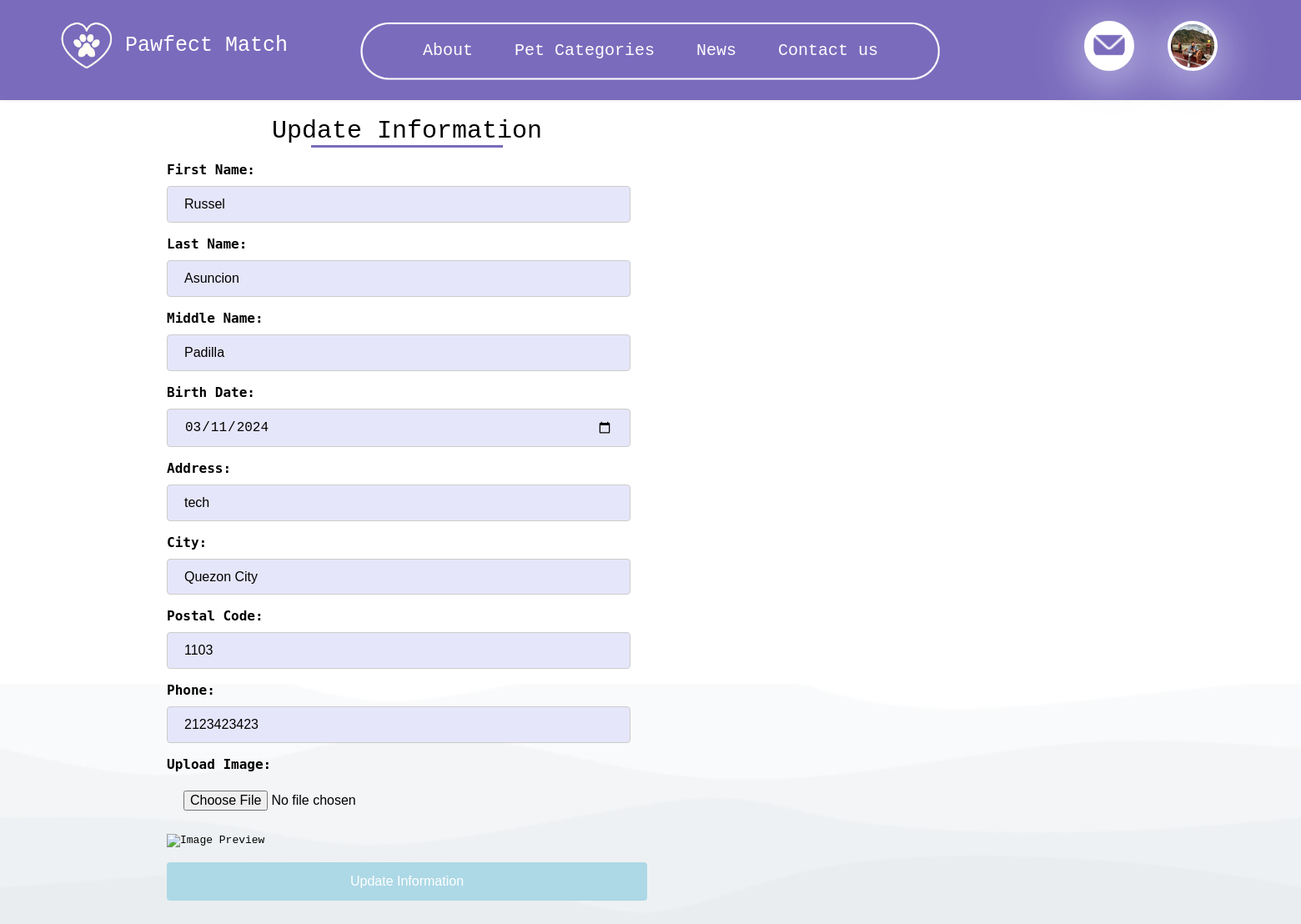
/information.php (signed in), run on the app's committed database.
### tables this page shows
CREATE TABLE `users` (
  `id` bigint(20) NOT NULL,
  `user_id` bigint(20) NOT NULL,
  `email` text NOT NULL,
  `password` varchar(255) NOT NULL,
  `date` timestamp NOT NULL DEFAULT current_timestamp() ON UPDATE current_timestamp(),
  `fname` varchar(255) NOT NULL,
  `lname` varchar(255) NOT NULL,
  `mname` varchar(255) NOT NULL,
  `gender` varchar(100) NOT NULL,
  `user_image` varchar(255) NOT NULL,
  `status` varchar(100) NOT NULL,
  `address` varchar(255) NOT NULL,
  `city` varchar(255) NOT NULL,
  `postal_code` varchar(11) NOT NULL,
  `phone` varchar(25) NOT NULL,
  `dob` date NOT NULL,
  `first_login` bigint(20) NOT NULL
);

### functions.php (called while the page is built, shortened)
<?php
function check_login($con)
{
	if(isset($_SESSION['user_id']))
	{
		$id = $_SESSION['user_id'];
		$query = "select * from users where user_id = '$id' limit 1";
		$result = mysqli_query($con,$query);
		if($result && mysqli_num_rows($result) > 0)
		{
			$user_data = mysqli_fetch_assoc($result);
			return $user_data;
		}
	}
	die;
}

### information.php (the view, shortened to what this page needs)
<?php
include("connection.php");
include("functions.php");
$user_data = check_login($con);
$query = "SELECT * FROM users WHERE fname = '{$user_data['fname']}' AND lname = '{$user_data['lname']}'";
$result = mysqli_query($con, $query);
$user_info = mysqli_fetch_assoc($result);
?>
<!DOCTYPE html>
<html lang="en">
<head>
    <link rel="stylesheet" href="css/style.css">
    <link rel="stylesheet" href="css/message.css">
    <link rel="stylesheet" href="https://cdnjs.cloudflare.com/ajax/libs/font-awesome/5.15.2/css/all.min.css"/>
    <link rel="stylesheet" href="css/info.css">
</head>
    <div class="container">
    <div class="left-form">
        <div class="title">Update Information</div>
        <form action="" method="post" autocomplete="off" enctype="multipart/form-data" class="form-group">
            <label for="fname">First Name:</label>
            <input type="text" name="fname" id="fname" value="<?php echo $user_info['fname'] ?? ''; ?>" required>
            <label for="lname">Last Name:</label>
            <input type="text" name="lname" id="lname" value="<?php echo $user_info['lname'] ?? ''; ?>" required>
            <label for="mname">Middle Name:</label>
            <input type="text" name="mname" id="mname" value="<?php echo $user_info['mname'] ?? ''; ?>">
            <label for="dob">Birth Date:</label>
            <input type="date" name="dob" id="dob" value="<?php echo $user_info['dob'] ?? ''; ?>" required>
            <label for="address">Address:</label>
            <input type="text" name="address" id="address" value="<?php echo $user_info['address'] ?? ''; ?>" required>
            <label for="city">City:</label>
            <select id="city" name="city" required>
                <option value="Quezon City" <?php echo ($user_info['city'] === 'Quezon City') ? 'selected' : ''; ?>>Quezon City</option>
            </select>
            <label for="postal_code">Postal Code:</label>
            <input type="text" name="postal_code" id="postal_code" value="<?php echo $user_info['postal_code'] ?? ''; ?>" required>
            <label for="phone">Phone:</label>
            <input type="text" name="phone" id="phone" value="<?php echo $user_info['phone'] ?? ''; ?>" required>
            <label for="user-image">Upload Image:</label>
            <input type="file" name="user-image" id="user-image" accept=".jpg, .jpeg, .png" onchange="previewImage(event)">
            <img id="image-preview" src="#" alt="Image Preview" style="max-width: 100%; max-height: 200px; margin-bottom: 10px;">
            <button type="submit" name="submit" class="submit-button">Update Information</button>
        </form>
    </div>
</body>
</html>

### css/style.css (style rules this page uses)
* { margin: 0; padding: 0; box-sizing: border-box; }
nav { background-color: #7A6BBC; padding: 20px 20%; box-shadow: 0 0 5px rgba(0, 0, 0, 0.1); width: 100%; height: 120px; display: flex; position: relative; }
.menu-box nav { display: flex; justify-content: space-between; align-items: center; padding: 10px; }
.bg-bottom { position: fixed; bottom: -100px; left: 0; width: 100%; text-align: center; z-index: -1; }
.bg-bottom img { width: 100%; max-height: 1000px; display: inline-block; vertical-align: bottom; }
.menu-box nav .list { margin: 0 auto; }
.menu-box nav .user-image { margin-left: 10px; }
.logo-image { position: absolute; top: 20px; left: 70px; width: 70px; height: 70px; object-fit: cover; z-index: 1; }
.user-btn { position: absolute; top: 25px; right: 200px; width: 60px; height: 60px; border-radius: 50%; background-color: white; border: 4px solid #ffffff; box-shadow: 0 10px 60px #E6E6FA; }
.user-btn img { position: absolute; align-items: center; border-radius: 50%; width: 40px; top: 5px; left: 6px; }
.user-image { position: absolute; top: 25px; right: 100px; width: 60px; height: 60px; border-radius: 50%; border: 4px solid #ffffff; box-shadow: 0 10px 60px #E6E6FA; }
.list { padding: 0; margin: 0; font-family: monospace; display: flex; justify-content: center; list-style: none; z-index: 99; margin-top: 10px; }
.list li { display: inline-block; position: relative; }
.list li:last-child { margin-right: 0; }
.list li a { display: block; padding: 20px 25px; color: #FFFFFF; text-decoration: none; text-align: center; font-size: 20px; }
.logo-text { position: absolute; top: 40px; left: 150px; color: #ffffff; font-size: 25px; display: flex; align-items: center; font-family: monospace; }
.top-oval { position: absolute; margin-top: 10px; width: 700px; height: 100px; left: 50%; transform: translateX(-50%); z-index: 0; }

### css/info.css (style rules this page uses)
body { font-family: monospace; background-color: #fff; margin: 0; padding: 0; align-items: center; }
.title { font-size: 30px; font-weight: 500; position: relative; margin-bottom: 20px; text-align: center; }
.title::before { content: ''; position: absolute; left: 50%; bottom: -10%; transform: translateX(-50%); height: 3px; width: 230px; background: #7A6BBC; }
.container { display: flex; flex-direction: column; padding: 20px; border-radius: 10px; width: 100%; max-width: 1200px; margin: 0 auto; background: transparent ; }
.left-form, .pet-image-box { display: inline-block; }
.left-form { float: left; width: 110%; padding-right: 700px; }
label { font-family: "monospace", sans-serif; font-weight: bold; margin-bottom: 10px; display: block; }
input[type="text"], input[type="date"],input[type="number"], button { width: calc(100% - 20px); border: 1px solid #ccc; border-radius: 4px; box-sizing: border-box; padding: 12px 20px; margin-bottom: 16px; font-size: 16px; background-color: #E6E6FA; }
input[type="file"], button { width: calc(100% - 20px); border-radius: 4px; box-sizing: border-box; padding: 12px 20px; margin-bottom: 16px; font-size: 16px; }
button { padding: 14px 20px; margin: 8px 0; background-color: lightblue; border: none; border-radius: 4px; color: white; cursor: pointer; width: 100%; }
select { border: 1px solid #ccc; border-radius: 4px; background: #fff; box-sizing: border-box; width: calc(100% - 20px); padding: 12px 20px; margin-bottom: 16px; font-size: 16px; cursor: pointer; appearance: none; position: relative; background-color: #E6E6FA; }
select:after { content: '\25BC'; position: absolute; top: 0; right: 0; padding: 12px; background: #ccc; pointer-events: none; border-radius: 0 4px 4px 0; }

### information.php (style rules this page uses)
body { font-family: monospace; background-color: #fff; margin: 0; padding: 0; }

### data on the page
users: fname "Russel", lname "Asuncion", mname "Padilla", dob "03/11/2024", address "tech", city "Quezon City", postal_code "1103", phone "2123423423"
